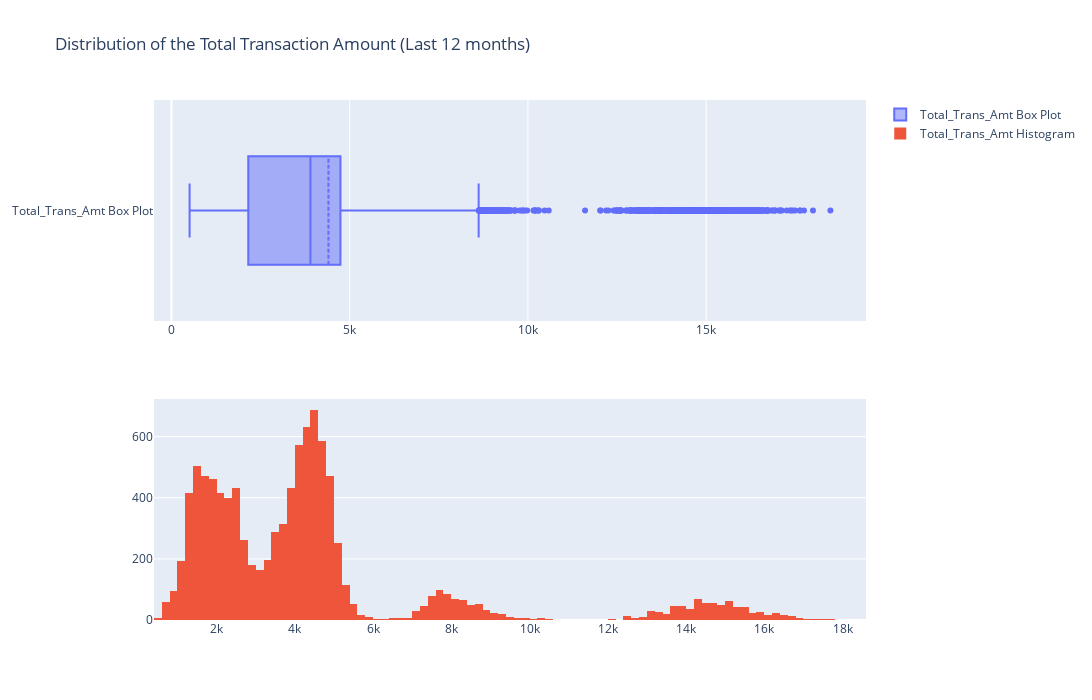

The code cell stored with this chart in its notebook:
### Code cell
fig = make_subplots(rows=2, cols=1)

tr1=go.Box(x=data['Total_Trans_Amt'],name='Total_Trans_Amt Box Plot',boxmean=True)
tr2=go.Histogram(x=data['Total_Trans_Amt'],name='Total_Trans_Amt Histogram')

fig.add_trace(tr1,row=1,col=1)
fig.add_trace(tr2,row=2,col=1)

fig.update_layout(height=700, width=1200, title_text="Distribution of the Total Transaction Amount (Last 12 months)")
fig.show()

### Figure 1 — Plotly figure (JSON) as saved in the notebook; plotly's stock layout.template omitted (floating-point values rounded to 4 significant figures; data arrays with more than 128 entries replaced by an {"elided": "..."} marker saying what was removed)
{"data": [{"boxmean": true, "name": "Total_Trans_Amt Box Plot", "type": "box", "x": {"elided": "10127 int values"}, "xaxis": "x", "yaxis": "y"}, {"name": "Total_Trans_Amt Histogram", "type": "histogram", "x": {"elided": "10127 int values"}, "xaxis": "x2", "yaxis": "y2"}], "layout": {"height": 700, "title": {"text": "Distribution of the Total Transaction Amount (Last 12 months)"}, "width": 1200, "xaxis": {"anchor": "y", "domain": [0, 1]}, "xaxis2": {"anchor": "y2", "domain": [0, 1]}, "yaxis": {"anchor": "x", "domain": [0.575, 1]}, "yaxis2": {"anchor": "x2", "domain": [0, 0.425]}}}
